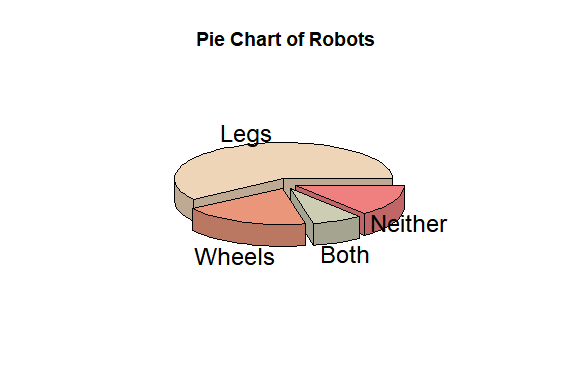

R code for this plot:

#including Plot library for 3-d Plot
library(plotrix)

Robots_Name_vector <- c('Legs','Wheels','Both','Neither')
Robots_Number_vector <- c(63,20,8,15)
color_vec = c ('bisque2','darksalmon', 'lightyellow3', 'lightcoral')

#Pie chart of Robots
pie3D( labels = Robots_Name_vector , explode=0.09, Robots_Number_vector, main="Pie Chart of Robots", col = color_vec)
